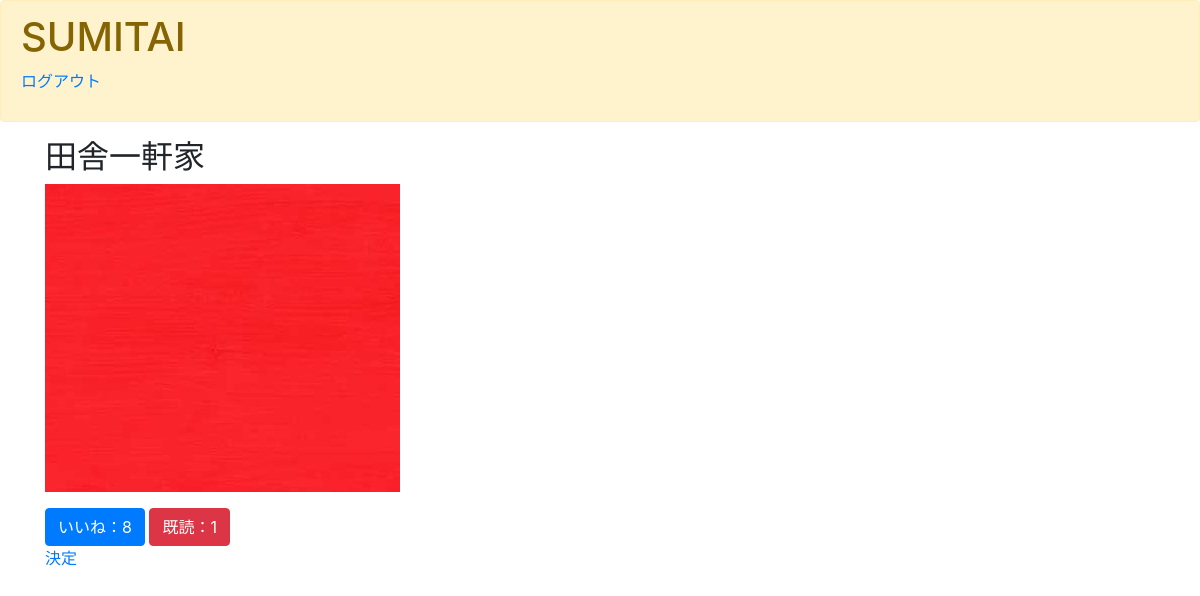
The app's page /HouseDetail/5, older data.
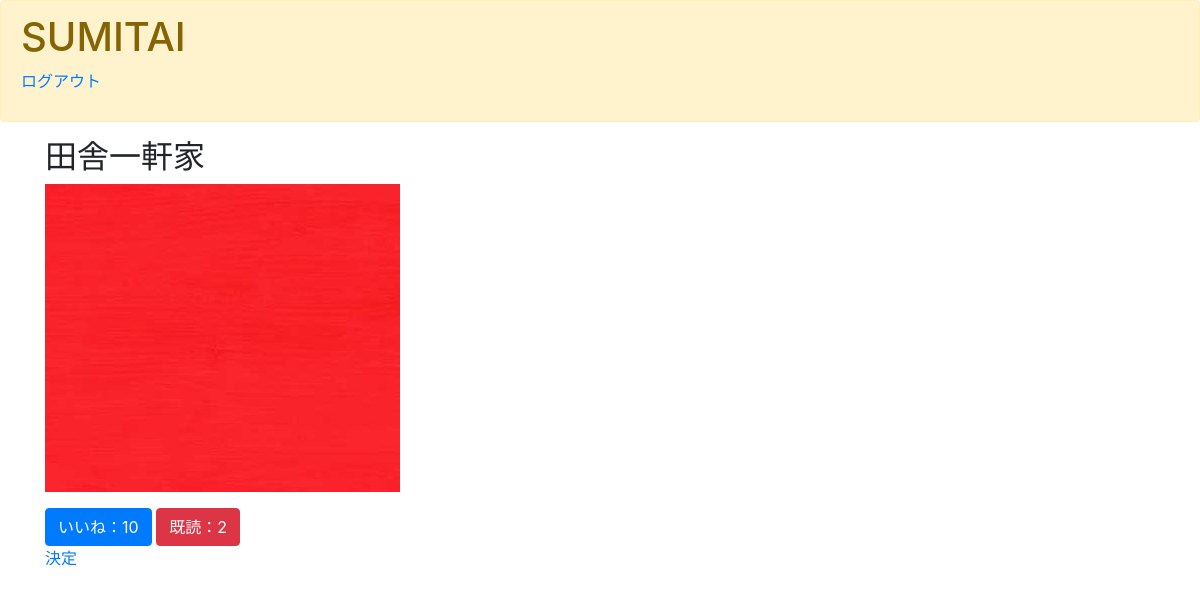
The same page, newer data.
### sumitai/models.py (models this page shows, shortened)
class SumitaiModel(models.Model):
    houseName=models.CharField(
        max_length=100,
        null=True, #仮
    )
    region = models.CharField(
        max_length=100,
        choices=REGION,
        null=True,  #仮
    )
    memo = models.TextField()
    houseType = models.CharField(
        max_length=100,
        choices=HTYPE,
        null=True, #仮
        )
    images = models.ImageField(
        upload_to='',
        null=True, #仮
        )
    good = models.IntegerField(
        default=0
        )
    read = models.IntegerField(
        default=0
        )
    readtext = models.CharField(
        max_length=100, null=True, blank=True, default='a'
        )
    pushuser = models.CharField(
        max_length=100, null=True, blank=True, default= 'F'
    )

### sumitai/views.py (the view)
# urls.py: path('HouseDetail/<int:pk>', HouseDetail, name='housedetail'),
def HouseDetail(request, pk):
    object = SumitaiModel.objects.get(pk=pk)
    return render(request, 'HouseDetail.html', {'object':object})

### templates/HouseDetail.html (shortened to what this page needs)
{% extends 'base.html'%}
{% load static %}
{% block content %}
<div class="container">
    <h2>{{object.houseName}}</h2>
    {% if object.images %}
    <p><img src='{{object.images.url}}'></p>
    {% endif %}
    <a href="{% url 'good' object.pk %}" class="btn btn-primary" role="button"
        aria-pressed="true">いいね：{{object.good}}</a>
    <a href="{% url 'read' object.pk %}" class="btn btn-danger" role="button" aria-pressed="true">既読：{{object.read}}</a>
</div>
<div class="container">
    <p><a href="{% url 'signup' %}">決定</a></p>
</div>
{% endblock content %}

Row changes from the older to the newer data that the page shows:
changed SumitaiModel "田舎一軒家": good "8" → "10"; read "1" → "2"
